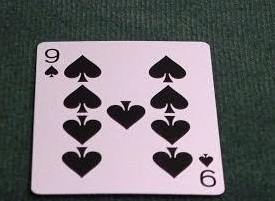
#> input picture Weeks/W0401/cards.jpg, 275 x 201 px
$ python BirdView2.py
#> lines starting #> are read from the running program, lines starting #| are printed output that depends on the picture; after the words box and inside, x2 and y2 are one past the last pixel; in counts of white or black regions, pixels touching at a corner belong together
# COS470 by Xin Zhang

import cv2
import numpy as np

# Load the image
image = cv2.imread('cards.jpg')
#> image is the input picture: shape (201, 275, 3); mean B, G, R 113.9, 110.1, 113.6

# Convert to grayscale
gray = cv2.cvtColor(image, cv2.COLOR_BGR2GRAY)

# Apply Gaussian Blur
blurred = cv2.GaussianBlur(gray, (5, 5), 0)
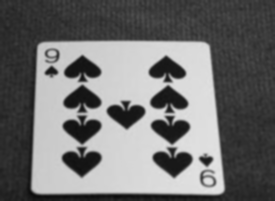
#> blurred: shape (201, 275); min 12, max 228, mean 111.6

# Edge detection
edges = cv2.Canny(blurred, 75, 200)
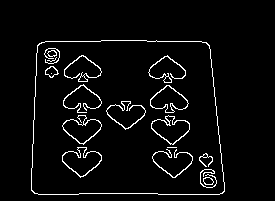
#> edges: shape (201, 275); 4.3% white in thin lines or dots, all inside (x1, y1, x2, y2) = (31, 40, 225, 195)

# Find contours
contours, _ = cv2.findContours(edges.copy(), cv2.RETR_EXTERNAL, cv2.CHAIN_APPROX_SIMPLE)
#> contours = 1 contour; box (x1, y1, x2, y2) and area: (31, 40, 225, 195) 27933

# Prepare to draw contours
image_contours = image.copy()

# Loop over the contours
for contour in contours:
    # Approximate the contour
    peri = cv2.arcLength(contour, True)
    approx = cv2.approxPolyDP(contour, 0.02 * peri, True)

    # Perspective transform if the contour has 4 points (likely a card)
    if len(approx) == 4:
        # Draw contours
        cv2.drawContours(image_contours, [approx], -1, (0, 255, 0), 2)

        # Get the points for perspective transform
        pts = approx.reshape(4, 2)
        rect = np.zeros((4, 2), dtype="float32")

        # Order the points: top-left, top-right, bottom-right, bottom-left
        # pts is the array of 4 corners
        # bottom right corner is largest
        # top left corner is smallest
        # 0 is minimum
        # 2 will be largest
        s = pts.sum(axis=1)
        rect[0] = pts[np.argmin(s)]
        rect[2] = pts[np.argmax(s)]

        # y - x
        # 1 will be top right, minimum
        # 3 will be bottom left, maximum
        diff = np.diff(pts, axis=1)
        rect[1] = pts[np.argmin(diff)]
        rect[3] = pts[np.argmax(diff)]

        # Set desired size and aspect ratio for the cards
        width = 200
        height = 300

        dst = np.array([
            [0, 0],
            [width - 1, 0],
            [width - 1, height - 1],
            [0, height - 1]
        ], dtype="float32")

        # Compute the perspective transform matrix and apply it
        M = cv2.getPerspectiveTransform(rect, dst)
        warp = cv2.warpPerspective(image, M, (width, height))

        # Show the result
        cv2.imshow('Warped Card', warp)
        cv2.waitKey(0)
#> this loop made 1 pass
#> (peri, pts, s, diff, width, height, dst) on pass 1: (673.4, [[37, 45], [34, 193], [224, 191], [206, 42]], [82, 227, 415, 248], [8, 159, -33, -164], 200, 300, [[0, 0], [199, 0], [199, 299], [0, 299]])
#> pass 1, `warp = cv2.warpPerspective(image, M, (width, height))`:
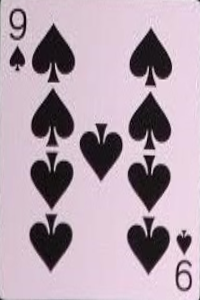
#> warp: shape (300, 200, 3); mean B, G, R 174.5, 162.2, 180.5
#> after the loop:
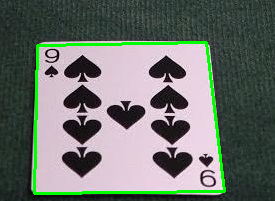
#> image_contours: shape (201, 275, 3); 3.55% of pixels changed, all inside (x1, y1, x2, y2) = (33, 41, 226, 195)

# Show the image with detected contours
cv2.imshow('Image with Contours', image_contours)
cv2.waitKey(0)
cv2.destroyAllWindows()

$ run again, with Weeks/W0401/puppy.jpg copied over Weeks/W0401/cards.jpg
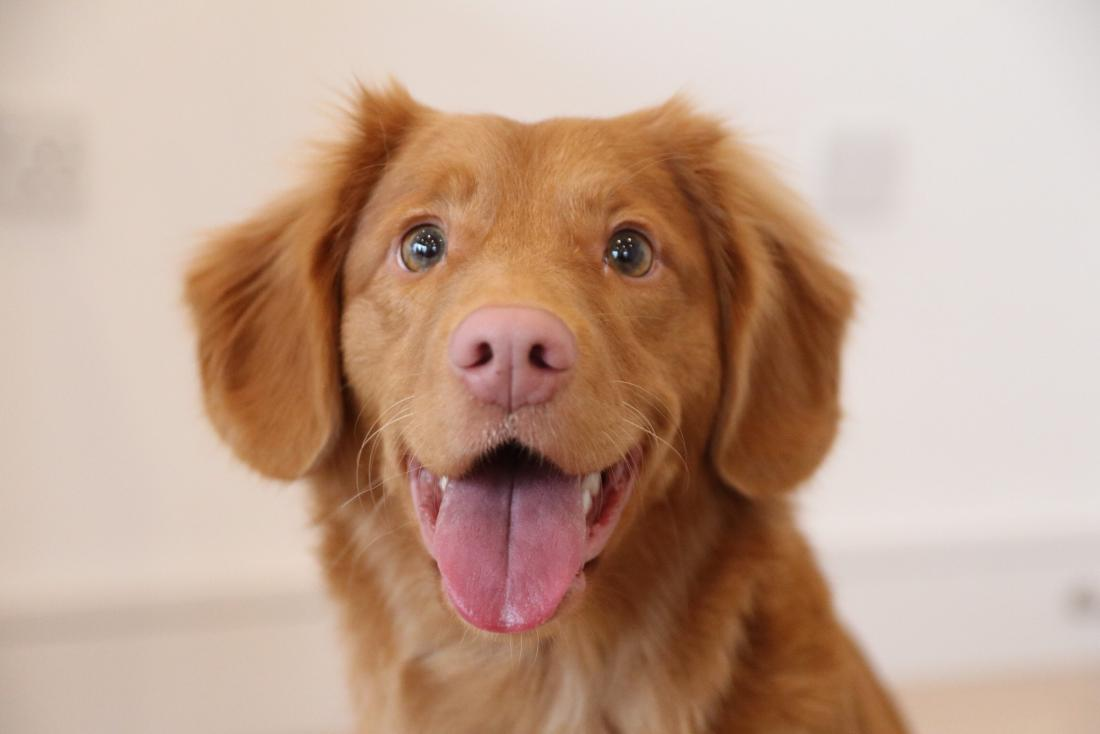
#> input picture Weeks/W0401/puppy.jpg, 1100 x 734 px
#> image is the input picture: shape (734, 1100, 3); mean B, G, R 143.9, 162.6, 192.9
#> `edges = cv2.Canny(blurred, 75, 200)`:
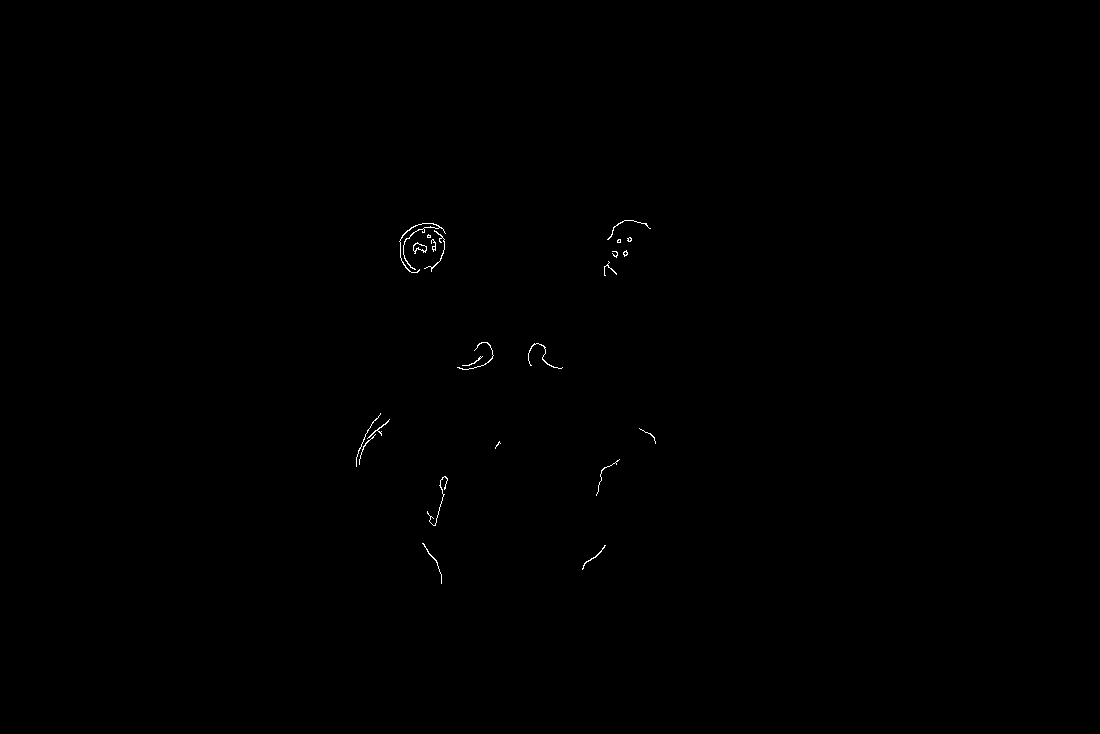
#> edges: shape (734, 1100); 0.15% white in thin lines or dots, all inside (x1, y1, x2, y2) = (356, 220, 656, 584)
#> contours = 23 contours, 21 with area under 20; largest, box (x1, y1, x2, y2) and area: (413, 242, 427, 254) 78, (399, 223, 446, 273) 44
#> the loop `for contour in contours:` made 23 passes
#> (peri, pts, s, diff) on passes 2, 6, 9: (96.33, [[422, 543], [437, 563], [441, 583], [437, 562]], [965, 1000, 1024, 999], [121, 126, 142, 125]), (74.43, [[375, 434], [363, 446], [359, 464], [363, 447]], [809, 809, 823, 810], [59, 83, 105, 84]), (127.1, [[380, 413], [365, 434], [356, 466], [365, 434]], [793, 799, 822, 799], [33, 69, 110, 69])
#> after the loop `for contour in contours:`:
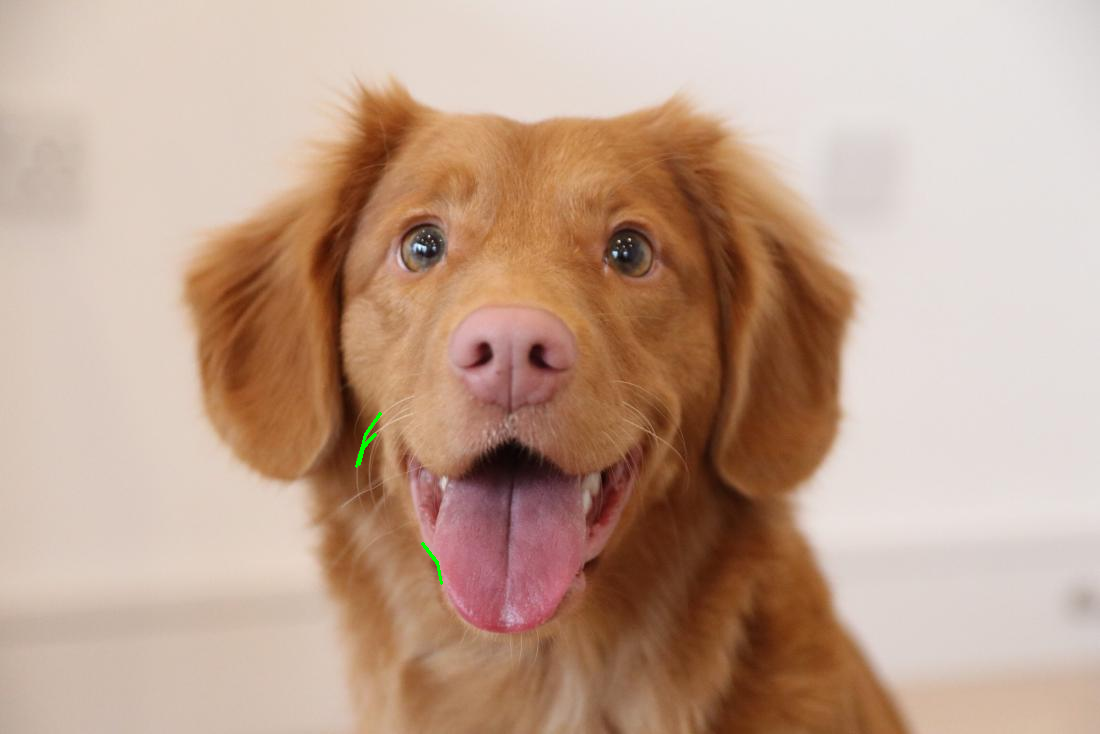
#> image_contours: shape (734, 1100, 3); 0.06% of pixels changed, all inside (x1, y1, x2, y2) = (355, 412, 443, 585)
